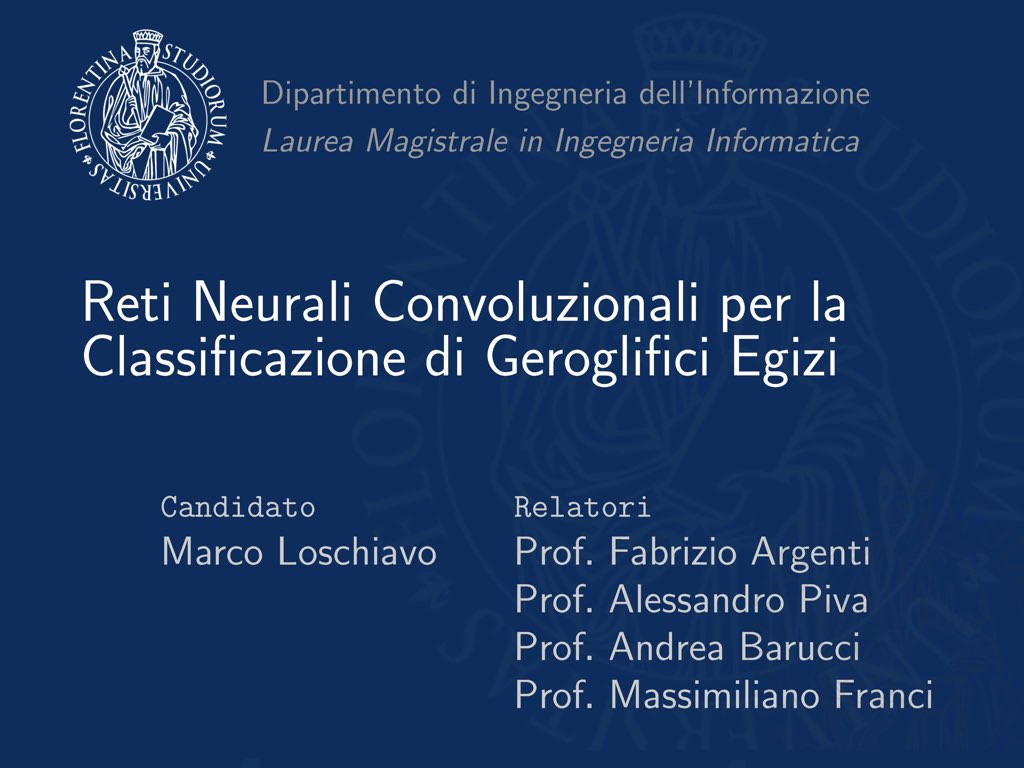
#> input picture img_presentation/1.jpeg, 1024 x 768 px; its folder holds only this picture in this run
$ python -i util_img.py   (imports and definitions only)
#> lines starting #> are read from the running program, lines starting #| are printed output that depends on the picture
# -*- coding: utf-8 -*-
"""util_img.ipynb

Automatically generated by Colaboratory.

Original file is located at
    https://colab.research.google.com/drive/1Cl5-FM-aMzHadKH-vWIqkIE9P7tcOxDF
"""

import cv2
import numpy as np
import statistics
from scipy import stats
import matplotlib.pyplot as plt
import os

# CREA UNA LISTA DI TUTTE LE IMMAGINI NELLA CARTELLA
# [159 lines left out: functions create_filelist, color_backgroung, resize_img, adjust_white_contorned_img, make_mean_std_mode_ok, make_mean_std_mode, not called in this run]


# RESIZE DELL'IMMAGINE
def refact_img(gray_img, out_w, out_h, NEAR_PIXEL = 1):
    h, w = int(gray_img.shape[0]) , int(gray_img.shape[1])
    ratio = w/h
    out_ratio = out_w/out_h

    # costruisco una matrice thresh che ha i pixel neri(=0) dove c'è il bianco nell'immagine in input
    thresh = cv2.threshold(gray_img,240,255,cv2.THRESH_BINARY_INV)[1]/255

    # calcolo media, std, moda
    avg_background, std_background, mode_background = make_mean_std_mode(gray_img, thresh, NEAR_PIXEL)

    if ratio > out_ratio:
        new_h = int(w/out_ratio)
        offset = int( (new_h - h)/2 )
        background = np.random.normal(mode_background, 15, (new_h,w)).astype('float32')

        #FILTRI
        #background = cv2.GaussianBlur(background, (11, 11), 0)
        background = cv2.medianBlur(background,3,0)
        #background = cv2.blur(background,(5,5))

        for i,row in enumerate(thresh):
            for j,pixel in enumerate(row):
                if pixel == 1:
                    background[offset+i, j] = gray_img[i,j]

    elif ratio < out_ratio:
        new_w = int(h*out_ratio)
        offset = int( (new_w - w)/2 )
        #background = np.random.normal(mode_background, 15, (h,new_w)).astype('float32')
        background = np.random.normal(avg_background, std_background, (h,new_w)).astype('float32')

        #FILTRI
        #background = cv2.GaussianBlur(background, (11, 11), 0)
        background = cv2.medianBlur(background,3,0)
        #background = cv2.blur(background,(5,5))

        for i,row in enumerate(thresh):
            for j,pixel in enumerate(row):
                if pixel == 1:
                    background[i, offset+j] = gray_img[i,j]

    else:
        return cv2.resize(gray_img, (out_w,out_h))
    refacted_img = cv2.resize(background, (out_w,out_h))
    return refacted_img

>>> import cv2
>>> picture = cv2.imread('../../img_presentation/1.jpeg', cv2.IMREAD_GRAYSCALE)
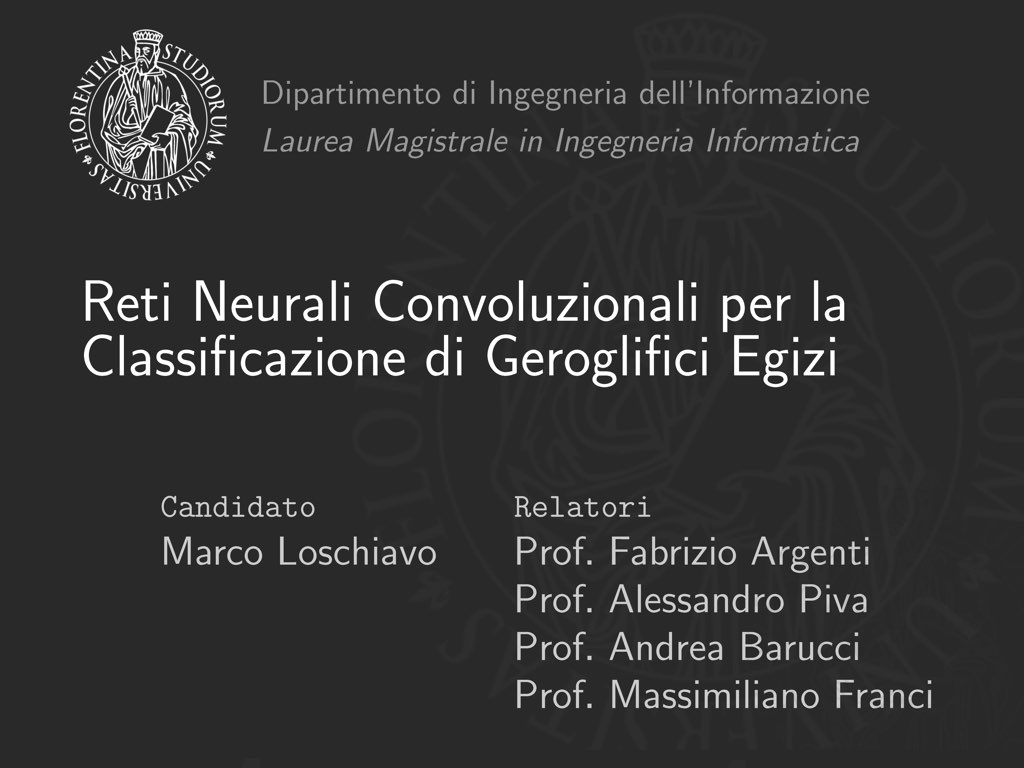
#> picture: shape (768, 1024); min 12, max 255, mean 50.7
>>> result = refact_img(picture, 'out.png', 'out1.png')
#> (the run stopped early here; a loop or call above may not have finished)

$ run again, on img_presentation/10.jpeg
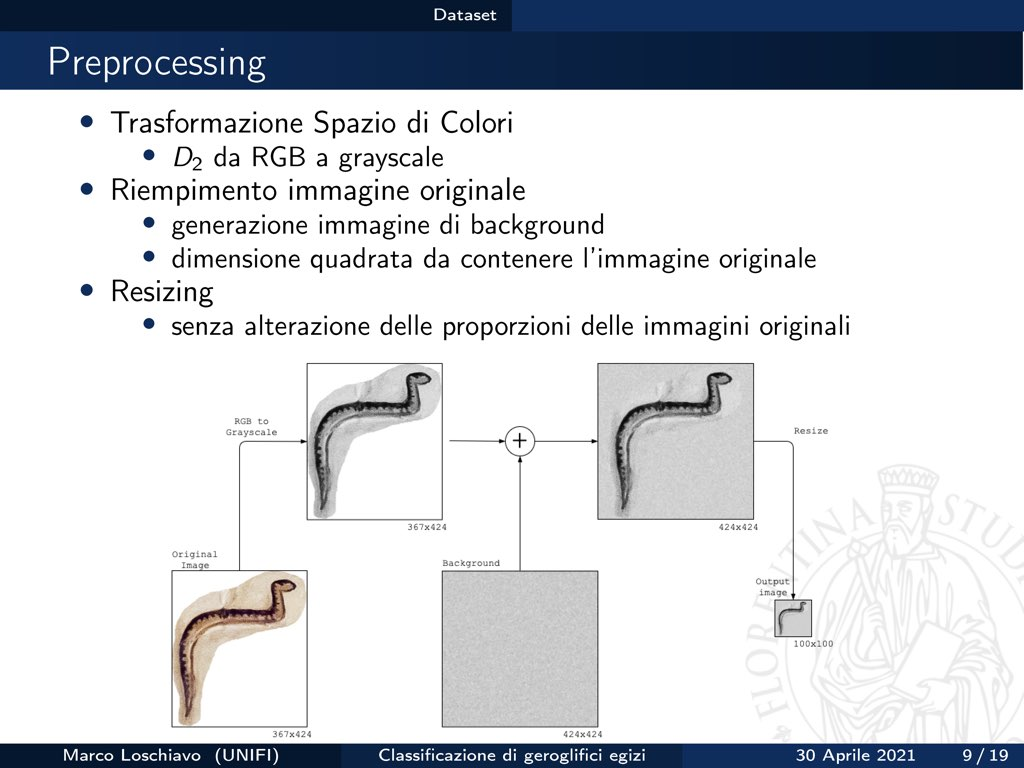
#> input picture img_presentation/10.jpeg, 1024 x 768 px
#> `picture = cv2.imread('../../img_presentation/1.jpeg', cv2.IMREAD_GRAYS..`:
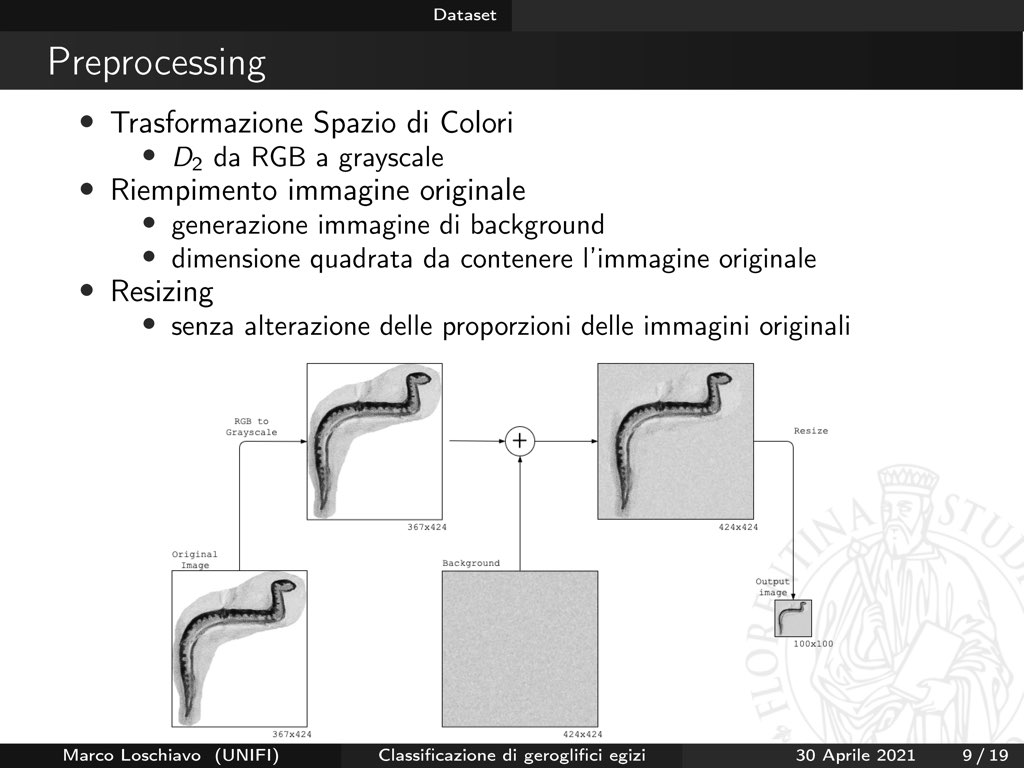
#> picture: shape (768, 1024); min 0, max 255, mean 210.6

$ run again, on img_presentation/11.jpeg
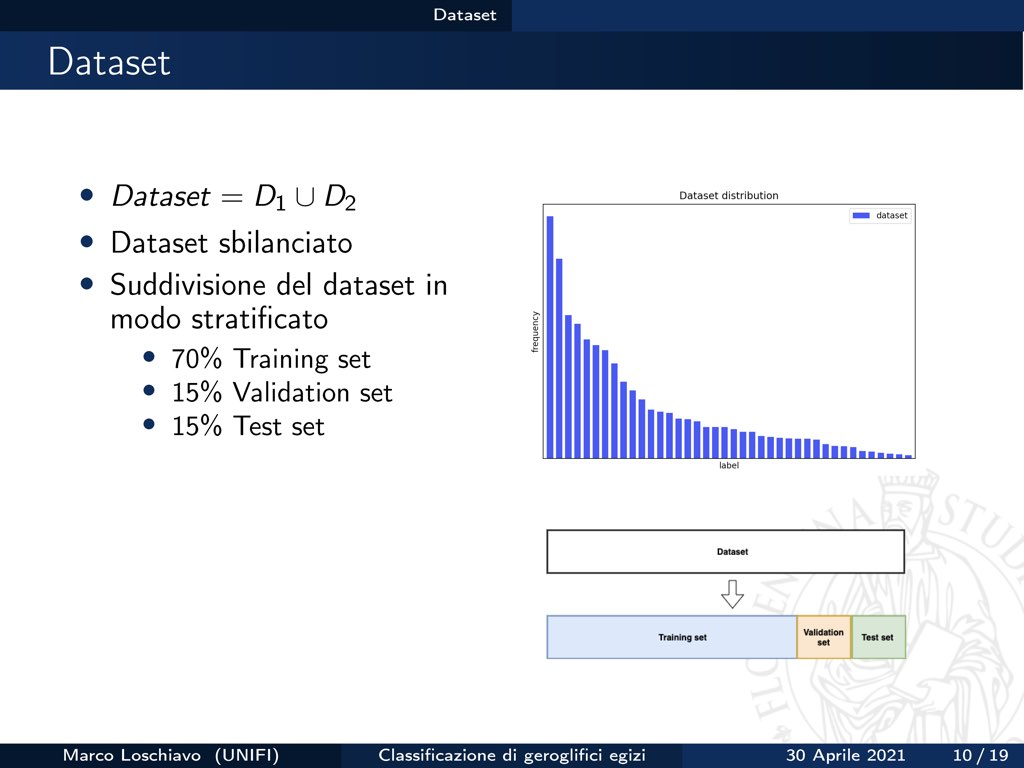
#> input picture img_presentation/11.jpeg, 1024 x 768 px
#> `picture = cv2.imread('../../img_presentation/1.jpeg', cv2.IMREAD_GRAYS..`:
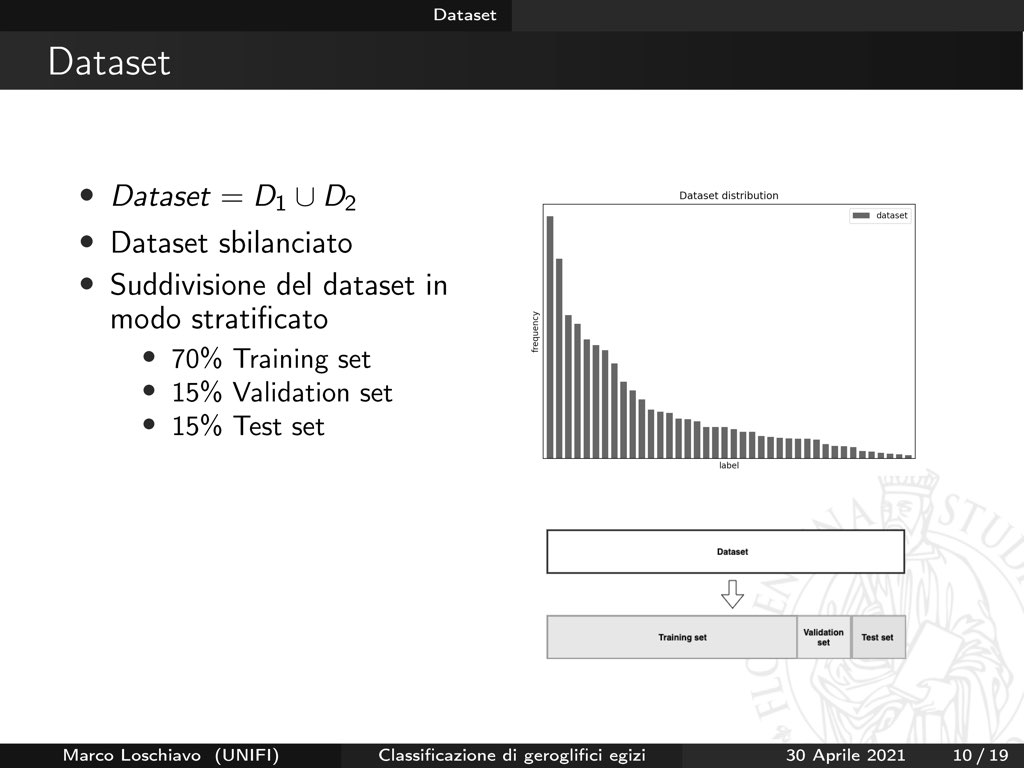
#> picture: shape (768, 1024); min 0, max 255, mean 215.3

$ run again, on img_presentation/12.jpeg
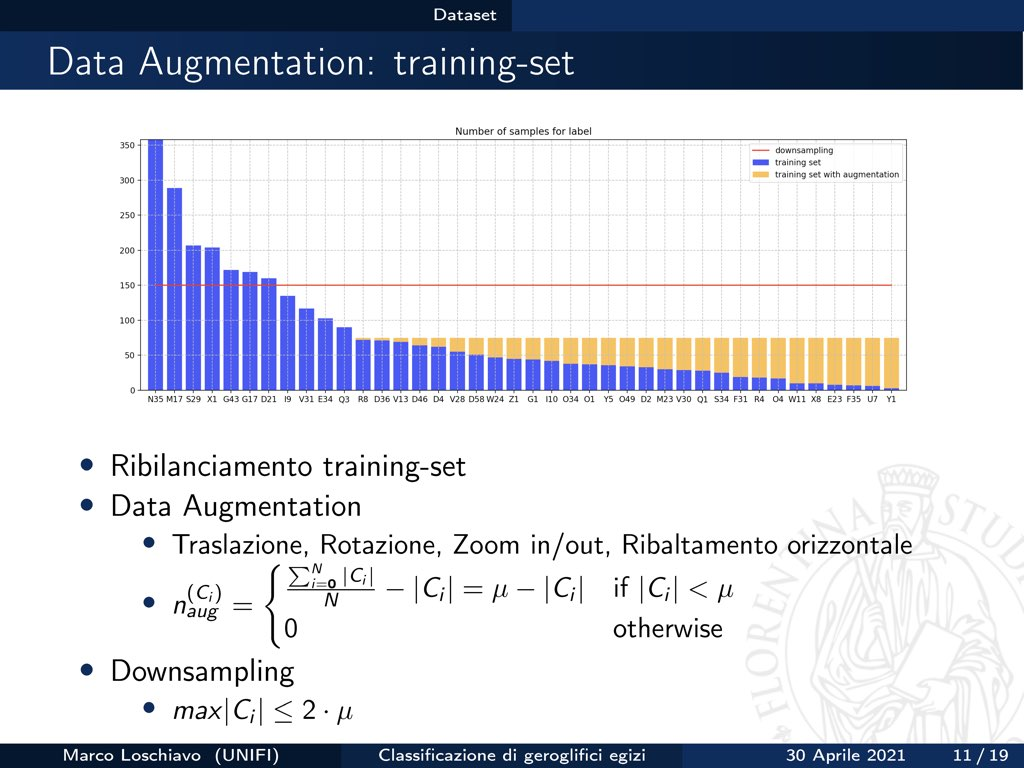
#> input picture img_presentation/12.jpeg, 1024 x 768 px
#> `picture = cv2.imread('../../img_presentation/1.jpeg', cv2.IMREAD_GRAYS..`:
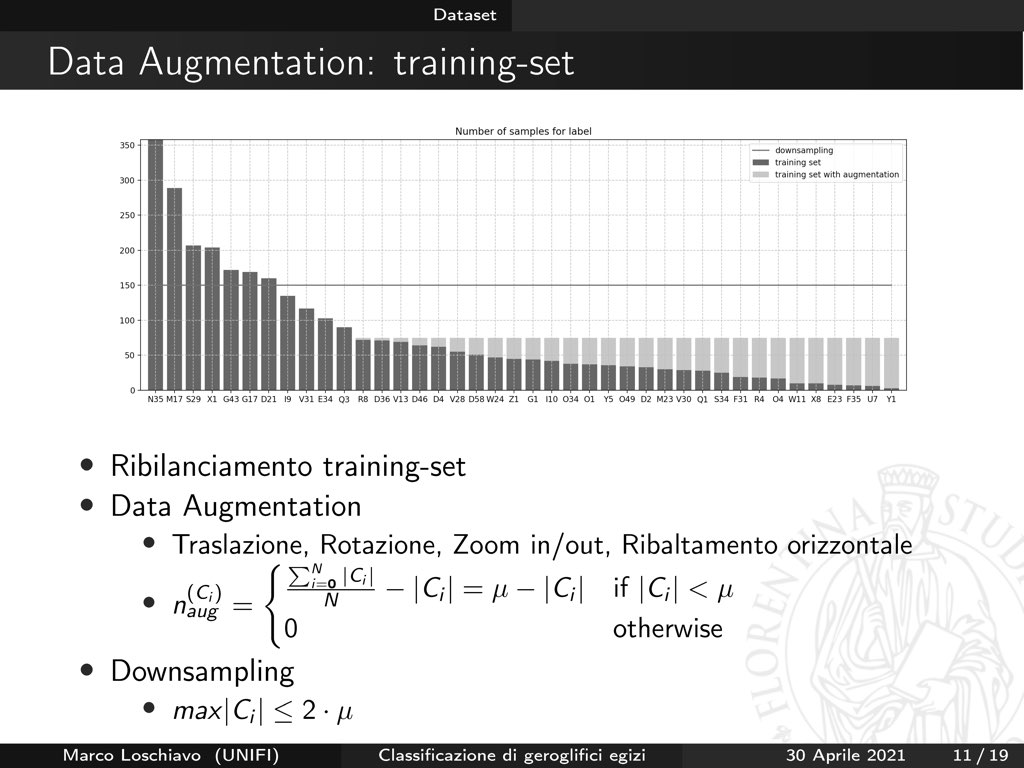
#> picture: shape (768, 1024); min 0, max 255, mean 210.3
